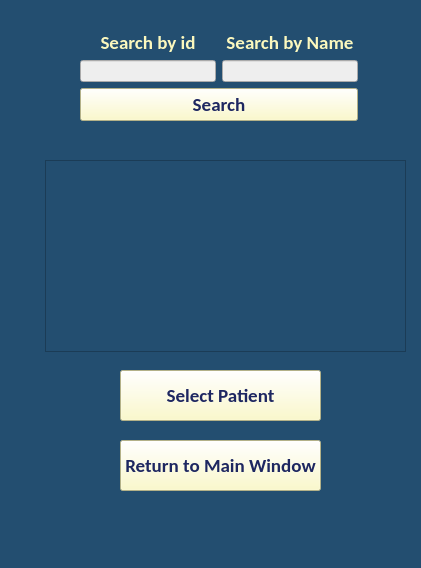
<?xml version="1.0" encoding="UTF-8"?>
<ui version="4.0">
 <class>findP</class>
 <widget class="QMainWindow" name="findP">
  <property name="geometry">
   <rect>
    <x>0</x>
    <y>0</y>
    <width>421</width>
    <height>568</height>
   </rect>
  </property>
  <property name="palette">
   <palette>
    <active>
     <colorrole role="WindowText">
      <brush brushstyle="SolidPattern">
       <color alpha="255">
        <red>251</red>
        <green>248</green>
        <blue>190</blue>
       </color>
      </brush>
     </colorrole>
     <colorrole role="Button">
      <brush brushstyle="SolidPattern">
       <color alpha="255">
        <red>35</red>
        <green>78</green>
        <blue>112</blue>
       </color>
      </brush>
     </colorrole>
     <colorrole role="Text">
      <brush brushstyle="SolidPattern">
       <color alpha="255">
        <red>251</red>
        <green>248</green>
        <blue>190</blue>
       </color>
      </brush>
     </colorrole>
     <colorrole role="ButtonText">
      <brush brushstyle="SolidPattern">
       <color alpha="255">
        <red>251</red>
        <green>248</green>
        <blue>190</blue>
       </color>
      </brush>
     </colorrole>
     <colorrole role="Base">
      <brush brushstyle="SolidPattern">
       <color alpha="255">
        <red>35</red>
        <green>78</green>
        <blue>112</blue>
       </color>
      </brush>
     </colorrole>
     <colorrole role="Window">
      <brush brushstyle="SolidPattern">
       <color alpha="255">
        <red>35</red>
        <green>78</green>
        <blue>112</blue>
       </color>
      </brush>
     </colorrole>
     <colorrole role="PlaceholderText">
      <brush brushstyle="NoBrush">
       <color alpha="128">
        <red>251</red>
        <green>248</green>
        <blue>190</blue>
       </color>
      </brush>
     </colorrole>
    </active>
    <inactive>
     <colorrole role="WindowText">
      <brush brushstyle="SolidPattern">
       <color alpha="255">
        <red>251</red>
        <green>248</green>
        <blue>190</blue>
       </color>
      </brush>
     </colorrole>
     <colorrole role="Button">
      <brush brushstyle="SolidPattern">
       <color alpha="255">
        <red>35</red>
        <green>78</green>
        <blue>112</blue>
       </color>
      </brush>
     </colorrole>
     <colorrole role="Text">
      <brush brushstyle="SolidPattern">
       <color alpha="255">
        <red>251</red>
        <green>248</green>
        <blue>190</blue>
       </color>
      </brush>
     </colorrole>
     <colorrole role="ButtonText">
      <brush brushstyle="SolidPattern">
       <color alpha="255">
        <red>251</red>
        <green>248</green>
        <blue>190</blue>
       </color>
      </brush>
     </colorrole>
     <colorrole role="Base">
      <brush brushstyle="SolidPattern">
       <color alpha="255">
        <red>35</red>
        <green>78</green>
        <blue>112</blue>
       </color>
      </brush>
     </colorrole>
     <colorrole role="Window">
      <brush brushstyle="SolidPattern">
       <color alpha="255">
        <red>35</red>
        <green>78</green>
        <blue>112</blue>
       </color>
      </brush>
     </colorrole>
     <colorrole role="PlaceholderText">
      <brush brushstyle="NoBrush">
       <color alpha="128">
        <red>251</red>
        <green>248</green>
        <blue>190</blue>
       </color>
      </brush>
     </colorrole>
    </inactive>
    <disabled>
     <colorrole role="WindowText">
      <brush brushstyle="SolidPattern">
       <color alpha="255">
        <red>251</red>
        <green>248</green>
        <blue>190</blue>
       </color>
      </brush>
     </colorrole>
     <colorrole role="Button">
      <brush brushstyle="SolidPattern">
       <color alpha="255">
        <red>35</red>
        <green>78</green>
        <blue>112</blue>
       </color>
      </brush>
     </colorrole>
     <colorrole role="Text">
      <brush brushstyle="SolidPattern">
       <color alpha="255">
        <red>251</red>
        <green>248</green>
        <blue>190</blue>
       </color>
      </brush>
     </colorrole>
     <colorrole role="ButtonText">
      <brush brushstyle="SolidPattern">
       <color alpha="255">
        <red>251</red>
        <green>248</green>
        <blue>190</blue>
       </color>
      </brush>
     </colorrole>
     <colorrole role="Base">
      <brush brushstyle="SolidPattern">
       <color alpha="255">
        <red>35</red>
        <green>78</green>
        <blue>112</blue>
       </color>
      </brush>
     </colorrole>
     <colorrole role="Window">
      <brush brushstyle="SolidPattern">
       <color alpha="255">
        <red>35</red>
        <green>78</green>
        <blue>112</blue>
       </color>
      </brush>
     </colorrole>
     <colorrole role="PlaceholderText">
      <brush brushstyle="NoBrush">
       <color alpha="128">
        <red>251</red>
        <green>248</green>
        <blue>190</blue>
       </color>
      </brush>
     </colorrole>
    </disabled>
   </palette>
  </property>
  <property name="windowTitle">
   <string>find Patient</string>
  </property>
  <property name="styleSheet">
   <string notr="true">background-color: rgb(35, 78, 112);
color: rgb(251, 248, 190);</string>
  </property>
  <widget class="QWidget" name="centralwidget">
   <widget class="QTableWidget" name="table_P">
    <property name="geometry">
     <rect>
      <x>45</x>
      <y>160</y>
      <width>361</width>
      <height>192</height>
     </rect>
    </property>
    <property name="styleSheet">
     <string notr="true">color: rgb(251, 248, 190);</string>
    </property>
    <attribute name="horizontalHeaderStretchLastSection">
     <bool>true</bool>
    </attribute>
    <attribute name="verticalHeaderStretchLastSection">
     <bool>false</bool>
    </attribute>
   </widget>
   <widget class="QPushButton" name="main_Button">
    <property name="geometry">
     <rect>
      <x>120</x>
      <y>440</y>
      <width>201</width>
      <height>51</height>
     </rect>
    </property>
    <property name="font">
     <font>
      <family>Calibri</family>
      <pointsize>14</pointsize>
      <weight>75</weight>
      <bold>true</bold>
     </font>
    </property>
    <property name="styleSheet">
     <string notr="true">QPushButton{
	background-color: #FBF8BE;

   color:#1E2761;
}</string>
    </property>
    <property name="text">
     <string>Return to Main Window</string>
    </property>
   </widget>
   <widget class="QPushButton" name="select_Button">
    <property name="geometry">
     <rect>
      <x>120</x>
      <y>370</y>
      <width>201</width>
      <height>51</height>
     </rect>
    </property>
    <property name="palette">
     <palette>
      <active>
       <colorrole role="WindowText">
        <brush brushstyle="SolidPattern">
         <color alpha="255">
          <red>30</red>
          <green>39</green>
          <blue>97</blue>
         </color>
        </brush>
       </colorrole>
       <colorrole role="Button">
        <brush brushstyle="SolidPattern">
         <color alpha="255">
          <red>251</red>
          <green>248</green>
          <blue>190</blue>
         </color>
        </brush>
       </colorrole>
       <colorrole role="Text">
        <brush brushstyle="SolidPattern">
         <color alpha="255">
          <red>30</red>
          <green>39</green>
          <blue>97</blue>
         </color>
        </brush>
       </colorrole>
       <colorrole role="ButtonText">
        <brush brushstyle="SolidPattern">
         <color alpha="255">
          <red>30</red>
          <green>39</green>
          <blue>97</blue>
         </color>
        </brush>
       </colorrole>
       <colorrole role="Base">
        <brush brushstyle="SolidPattern">
         <color alpha="255">
          <red>251</red>
          <green>248</green>
          <blue>190</blue>
         </color>
        </brush>
       </colorrole>
       <colorrole role="Window">
        <brush brushstyle="SolidPattern">
         <color alpha="255">
          <red>251</red>
          <green>248</green>
          <blue>190</blue>
         </color>
        </brush>
       </colorrole>
       <colorrole role="PlaceholderText">
        <brush brushstyle="NoBrush">
         <color alpha="128">
          <red>30</red>
          <green>39</green>
          <blue>97</blue>
         </color>
        </brush>
       </colorrole>
      </active>
      <inactive>
       <colorrole role="WindowText">
        <brush brushstyle="SolidPattern">
         <color alpha="255">
          <red>30</red>
          <green>39</green>
          <blue>97</blue>
         </color>
        </brush>
       </colorrole>
       <colorrole role="Button">
        <brush brushstyle="SolidPattern">
         <color alpha="255">
          <red>251</red>
          <green>248</green>
          <blue>190</blue>
         </color>
        </brush>
       </colorrole>
       <colorrole role="Text">
        <brush brushstyle="SolidPattern">
         <color alpha="255">
          <red>30</red>
          <green>39</green>
          <blue>97</blue>
         </color>
        </brush>
       </colorrole>
       <colorrole role="ButtonText">
        <brush brushstyle="SolidPattern">
         <color alpha="255">
          <red>30</red>
          <green>39</green>
          <blue>97</blue>
         </color>
        </brush>
       </colorrole>
       <colorrole role="Base">
        <brush brushstyle="SolidPattern">
         <color alpha="255">
          <red>251</red>
          <green>248</green>
          <blue>190</blue>
         </color>
        </brush>
       </colorrole>
       <colorrole role="Window">
        <brush brushstyle="SolidPattern">
         <color alpha="255">
          <red>251</red>
          <green>248</green>
          <blue>190</blue>
         </color>
        </brush>
       </colorrole>
       <colorrole role="PlaceholderText">
        <brush brushstyle="NoBrush">
         <color alpha="128">
          <red>30</red>
          <green>39</green>
          <blue>97</blue>
         </color>
        </brush>
       </colorrole>
      </inactive>
      <disabled>
       <colorrole role="WindowText">
        <brush brushstyle="SolidPattern">
         <color alpha="255">
          <red>30</red>
          <green>39</green>
          <blue>97</blue>
         </color>
        </brush>
       </colorrole>
       <colorrole role="Button">
        <brush brushstyle="SolidPattern">
         <color alpha="255">
          <red>251</red>
          <green>248</green>
          <blue>190</blue>
         </color>
        </brush>
       </colorrole>
       <colorrole role="Text">
        <brush brushstyle="SolidPattern">
         <color alpha="255">
          <red>30</red>
          <green>39</green>
          <blue>97</blue>
         </color>
        </brush>
       </colorrole>
       <colorrole role="ButtonText">
        <brush brushstyle="SolidPattern">
         <color alpha="255">
          <red>30</red>
          <green>39</green>
          <blue>97</blue>
         </color>
        </brush>
       </colorrole>
       <colorrole role="Base">
        <brush brushstyle="SolidPattern">
         <color alpha="255">
          <red>251</red>
          <green>248</green>
          <blue>190</blue>
         </color>
        </brush>
       </colorrole>
       <colorrole role="Window">
        <brush brushstyle="SolidPattern">
         <color alpha="255">
          <red>251</red>
          <green>248</green>
          <blue>190</blue>
         </color>
        </brush>
       </colorrole>
       <colorrole role="PlaceholderText">
        <brush brushstyle="NoBrush">
         <color alpha="128">
          <red>30</red>
          <green>39</green>
          <blue>97</blue>
         </color>
        </brush>
       </colorrole>
      </disabled>
     </palette>
    </property>
    <property name="font">
     <font>
      <family>Calibri</family>
      <pointsize>14</pointsize>
      <weight>75</weight>
      <bold>true</bold>
     </font>
    </property>
    <property name="styleSheet">
     <string notr="true">QPushButton{
	background-color: #FBF8BE;

   color:#1E2761;
}</string>
    </property>
    <property name="text">
     <string>Select Patient</string>
    </property>
   </widget>
   <widget class="QWidget" name="layoutWidget">
    <property name="geometry">
     <rect>
      <x>80</x>
      <y>30</y>
      <width>278</width>
      <height>91</height>
     </rect>
    </property>
    <layout class="QGridLayout" name="gridLayout">
     <item row="0" column="0">
      <layout class="QVBoxLayout" name="verticalLayout">
       <item>
        <widget class="QLabel" name="L_id">
         <property name="font">
          <font>
           <family>Calibri</family>
           <pointsize>14</pointsize>
           <weight>75</weight>
           <bold>true</bold>
          </font>
         </property>
         <property name="text">
          <string>&lt;html&gt;&lt;head/&gt;&lt;body&gt;&lt;p align=&quot;center&quot;&gt;Search by id&lt;/p&gt;&lt;/body&gt;&lt;/html&gt;</string>
         </property>
        </widget>
       </item>
       <item>
        <widget class="QLineEdit" name="lineEdit_id">
         <property name="styleSheet">
          <string notr="true">QLineEdit{
	background-color: rgb(238, 238, 238);
color: rgb(0, 0, 0);
}</string>
         </property>
        </widget>
       </item>
      </layout>
     </item>
     <item row="0" column="1">
      <layout class="QVBoxLayout" name="verticalLayout_2">
       <item>
        <widget class="QLabel" name="L_name">
         <property name="font">
          <font>
           <family>Calibri</family>
           <pointsize>14</pointsize>
           <weight>75</weight>
           <bold>true</bold>
          </font>
         </property>
         <property name="text">
          <string>&lt;html&gt;&lt;head/&gt;&lt;body&gt;&lt;p align=&quot;center&quot;&gt;Search by Name&lt;/p&gt;&lt;/body&gt;&lt;/html&gt;</string>
         </property>
        </widget>
       </item>
       <item>
        <widget class="QLineEdit" name="lineEdit_name">
         <property name="styleSheet">
          <string notr="true">QLineEdit{
	background-color: rgb(238, 238, 238);
color: rgb(0, 0, 0);
}</string>
         </property>
        </widget>
       </item>
      </layout>
     </item>
     <item row="1" column="0" colspan="2">
      <widget class="QPushButton" name="pushButton_submit">
       <property name="font">
        <font>
         <family>Calibri</family>
         <pointsize>14</pointsize>
         <weight>75</weight>
         <bold>true</bold>
        </font>
       </property>
       <property name="styleSheet">
        <string notr="true">QPushButton{
	background-color: #FBF8BE;

   color:#1E2761;
}</string>
       </property>
       <property name="text">
        <string>Search</string>
       </property>
      </widget>
     </item>
    </layout>
   </widget>
  </widget>
  <widget class="QStatusBar" name="statusbar"/>
 </widget>
 <resources/>
 <connections/>
</ui>
